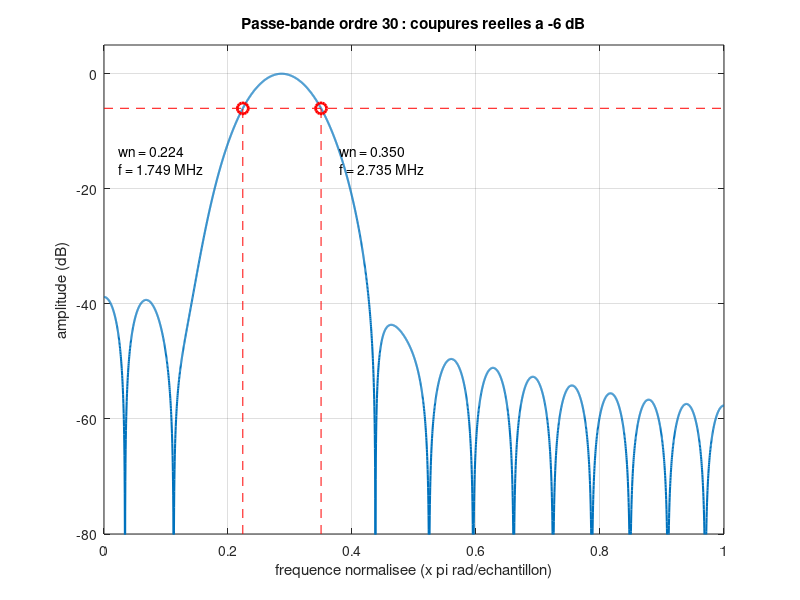

The MATLAB source for this figure:
pkg load signal
fs = 125e6/8;
fc1 = 2e6;
fc2 = 2.5e6;
b = fir1(30, [fc1 fc2]/(fs/2), 'bandpass');
[h, w] = freqz(b, 1, 4096);
mag = 20*log10(abs(h));
wn = w/pi;
[~, im] = max(mag);                          % maximum de la bande
[~, i1] = min(abs(mag(1:im) + 6));           % -6 dB cote bas
[~, i2] = min(abs(mag(im:end) + 6)); i2 = i2 + im - 1;   % -6 dB cote haut
fprintf('wn1 = %.4f -> %.3f MHz, wn2 = %.4f -> %.3f MHz, max a %.3f MHz\n', wn(i1), wn(i1)*fs/2/1e6, wn(i2), wn(i2)*fs/2/1e6, wn(im)*fs/2/1e6);
figure(1)
plot(wn, mag, 'linewidth', 1.5)
hold on
plot([wn(i1) wn(i1)], [-80 mag(i1)], 'r--')
plot([wn(i2) wn(i2)], [-80 mag(i2)], 'r--')
plot([0 1], [-6 -6], 'r--')
plot([wn(i1) wn(i2)], [mag(i1) mag(i2)], 'ro', 'markersize', 8, 'linewidth', 2)
text(wn(i1)-0.2, -15, sprintf('wn = %.3f\nf = %.3f MHz', wn(i1), wn(i1)*fs/2/1e6))
text(wn(i2)+0.03, -15, sprintf('wn = %.3f\nf = %.3f MHz', wn(i2), wn(i2)*fs/2/1e6))
grid on
axis([0 1 -80 5])
xlabel('frequence normalisee (x pi rad/echantillon)')
ylabel('amplitude (dB)')
title('Passe-bande ordre 30 : coupures reelles a -6 dB')
print -dpng 'bode_passe_bande.png'
